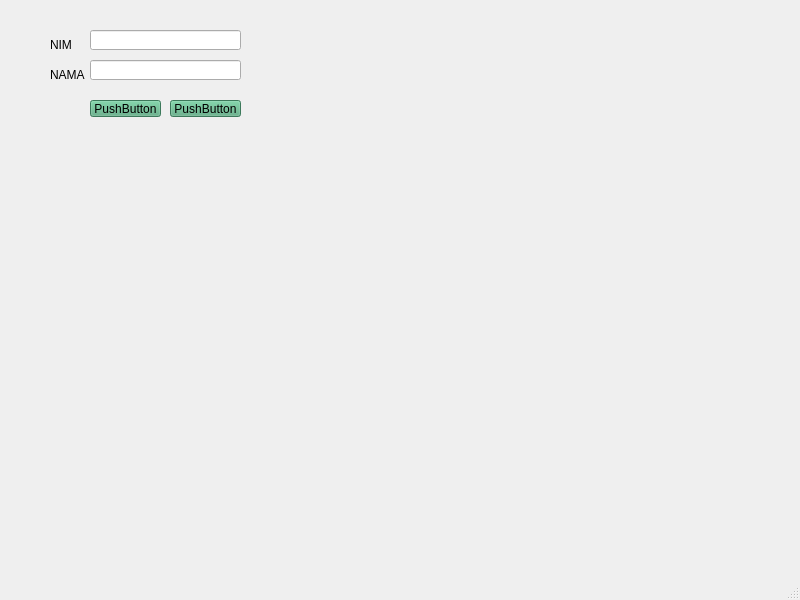
<?xml version="1.0" encoding="UTF-8"?>
<ui version="4.0">
 <class>MainWindow</class>
 <widget class="QMainWindow" name="MainWindow">
  <property name="geometry">
   <rect>
    <x>0</x>
    <y>0</y>
    <width>800</width>
    <height>600</height>
   </rect>
  </property>
  <property name="windowTitle">
   <string>MainWindow</string>
  </property>
  <widget class="QWidget" name="centralwidget">
   <widget class="QLabel" name="label_1">
    <property name="geometry">
     <rect>
      <x>50</x>
      <y>40</y>
      <width>35</width>
      <height>10</height>
     </rect>
    </property>
    <property name="text">
     <string>NIM</string>
    </property>
   </widget>
   <widget class="QLabel" name="label_2">
    <property name="geometry">
     <rect>
      <x>50</x>
      <y>70</y>
      <width>35</width>
      <height>10</height>
     </rect>
    </property>
    <property name="text">
     <string>NAMA</string>
    </property>
   </widget>
   <widget class="QPushButton" name="pushButton">
    <property name="geometry">
     <rect>
      <x>90</x>
      <y>100</y>
      <width>71</width>
      <height>17</height>
     </rect>
    </property>
    <property name="styleSheet">
     <string notr="true">background-color: rgb(85, 170, 127);</string>
    </property>
    <property name="text">
     <string>PushButton</string>
    </property>
   </widget>
   <widget class="QPushButton" name="pushButton_2">
    <property name="geometry">
     <rect>
      <x>170</x>
      <y>100</y>
      <width>71</width>
      <height>17</height>
     </rect>
    </property>
    <property name="styleSheet">
     <string notr="true">background-color: rgb(85, 170, 127);</string>
    </property>
    <property name="text">
     <string>PushButton</string>
    </property>
   </widget>
   <widget class="QLineEdit" name="lineEdit">
    <property name="geometry">
     <rect>
      <x>90</x>
      <y>30</y>
      <width>151</width>
      <height>20</height>
     </rect>
    </property>
   </widget>
   <widget class="QLineEdit" name="lineEdit_2">
    <property name="geometry">
     <rect>
      <x>90</x>
      <y>60</y>
      <width>151</width>
      <height>20</height>
     </rect>
    </property>
   </widget>
  </widget>
  <widget class="QMenuBar" name="menubar">
   <property name="geometry">
    <rect>
     <x>0</x>
     <y>0</y>
     <width>800</width>
     <height>18</height>
    </rect>
   </property>
  </widget>
  <widget class="QStatusBar" name="statusbar"/>
 </widget>
 <resources/>
 <connections/>
</ui>
